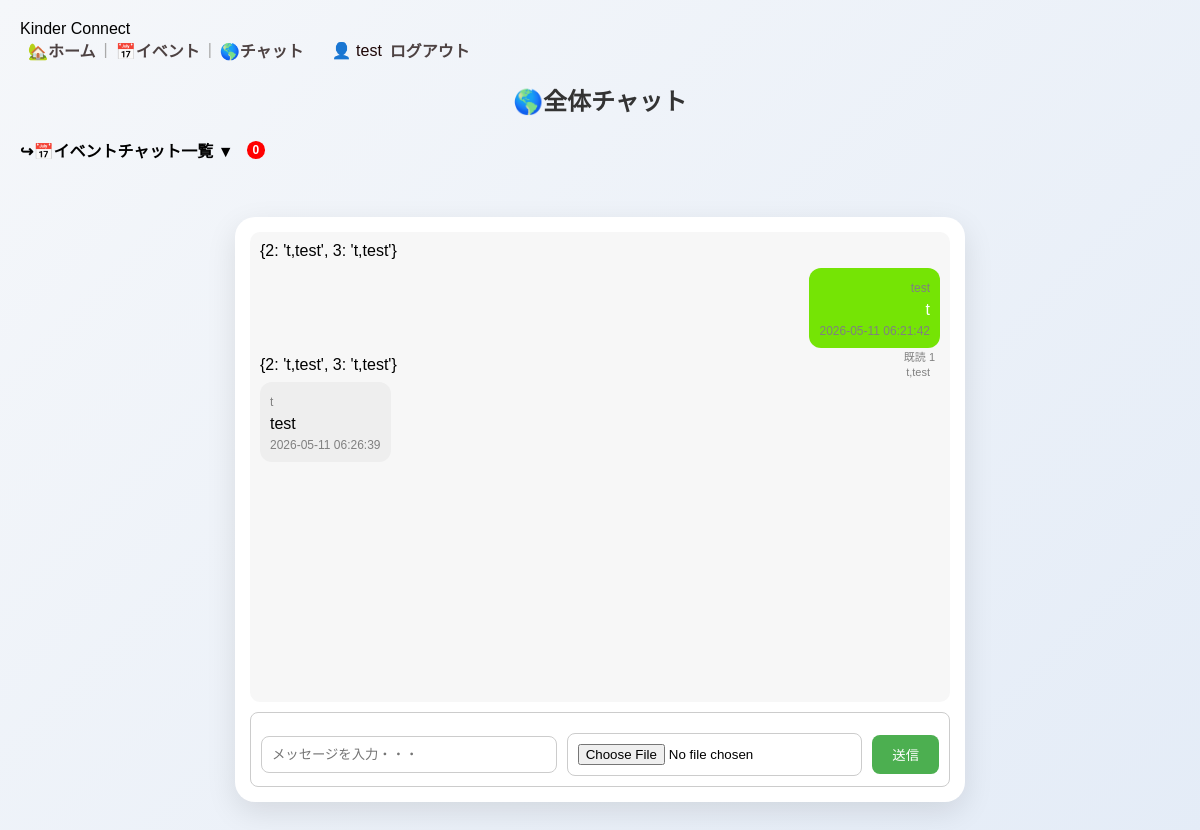
The page /chat (signed in) on the database its author committed.
### tables this page shows
CREATE TABLE messages (
              id INTEGER PRIMARY KEY AUTOINCREMENT,
              user_id INTEGER,
              event_id INTEGER,
              content TEXT,
              created_at DATETIME DEFAULT CURRENT_TIMESTAMP,
              image_path TEXT
              );

CREATE TABLE users (
               id INTEGER PRIMARY KEY AUTOINCREMENT,
               username TEXT,
               password TEXT
               );

### app.py (the view, shortened to what this page needs)
@app.route("/chat")
def global_chat():
    conn=get_db()
    c=conn.cursor()
    c.execute("""
        SELECT messages.id,messages.content,users.username,messages.created_at,messages.image_path
        FROM messages
        JOIN users ON messages.user_id=users.id
        WHERE event_id IS NULL
        ORDER BY messages.created_at ASC
    """)
    messages=c.fetchall()
    for msg in messages:
        print(msg)
    user=session.get("user")
    for msg in messages:
        c.execute("""
                INSERT OR IGNORE INTO message_reads (message_id,username)
                  VALUES (?,?)
                  """,(msg[0],user))
    conn.commit()
    c.execute("""
            SELECT message_id,COUNT(*)-1 as read_count
            FROM message_reads
            GROUP BY message_id
        """)
    read_date=c.fetchall()
    read_counts={row[0]:row[1] for row in read_date}
    c.execute("""
    SELECT message_id, GROUP_CONCAT(username)
    FROM message_reads
    GROUP BY message_id
    """)
    read_users_raw=c.fetchall()
    read_users={
        row[0]:row[1]
        for row in read_users_raw
    }
    c.execute("SELECT id, title FROM events")
    events=c.fetchall()
    event_unreads={}
    c.execute("SELECT id,title FROM events")
    events=c.fetchall()
    total_event_unreads=sum(event_unreads.values())
    conn.close()
    return render_template(
        "chat.html",
        messages=messages,
        event_id=None,
        events=events,
        read_counts=read_counts,
        event_unreads=event_unreads,
        total_event_unreads=total_event_unreads,
        read_users=read_users)

### app.py (called while the page is built)
def get_db():
    return sqlite3.connect(db_path)

### templates/chat.html (shortened to what this page needs)
<!DOCTYPE html>
<html>
    <head>
        <link rel="stylesheet" href="{{ url_for('static', filename='style.css') }}">
    </head>
    <body>
        <div class="navbar">
            <div class="nav-left">Kinder Connect</div>
            <div class="nav-right">
                <a href="/home">🏡ホーム</a>
                <span class="divider">|</span>
                <a href="/events">📅イベント</a>
                <span class="divider">|</span>
                <a href="/chat">🌎チャット</a>
                <span class="user">👤 {{session["user"]}}</span>
                <a href="/logout" class="logout">ログアウト</a>
            </div>
        </div>
        <h2>
            {% if event_id is none %}
               🌎全体チャット
            {% else %}
               📅イベントチャット
            {% endif %}
        </h2>
        {% if event_id is none %}
            <div class="event-toggle" onclick="toggleEvents()">
                <h4>↪📅イベントチャット一覧 ▼
                    <span class="badge" id="total-event-badge">
                        {{ total_event_unreads }}
                    </span>
                </h4>
            </div>
        {% endif %}
        <div class="chat-container">
            <div id="chat-box">
                {% for msg in messages %}
                    {{read_users}}
                    <div class="message {% if msg[2] == session['user'] %}my-msg{% else %}other-msg{% endif %}">
                        <span class="name">{{msg[2]}}</span>
                        <p>{{msg[1]}}</p>
                        <span class="time">{{ msg[3] }}</span>
                        {% if msg[2] == session["user"] %}
                            <span class="read-count">
                                既読 {{ read_counts.get(msg[0],0) }}
                            </span>
                            <div class="read-users">
                                {{ read_users.get(msg[0],"") }}
                            </div>
                        {% endif %}
                    </div>
                {% endfor %}
            </div>
            <form method="POST" action="/send_message" class="chat-input" enctype="multipart/form-data">
                <input type="text" name="content" placeholder="メッセージを入力・・・">
                <input type="file" name="image">
                <button type="submit" class="chat-input button">送信</button>
            </form>
        </div>
    </body>
</html>

### static/style.css (style rules this page uses)
body { font-family:Arial,sans-serif; background:#f4f6f8; margin:0; padding:20px; background:linear-gradient(135deg,#f5f7fa,#e4ecf7) }
h2 { text-align:center; margin-bottom:20px; color:#333; }
.navbar { position:sticky; top:0; z-index:1000; }
.nav-right { display:flex; align-items:center; }
.nav-right a { color:rgb(77, 66, 66); text-decoration:none; margin:0 8px; font-weight:bold; }
.divider { color:#aaa; }
.badge { background:red; color:white; border-radius:50%; padding:2px 6px; font-size:12px; margin-left:5px; animation:pulse 1.5s infinite; }
.user { margin-left:20px; color:#1d0606; }
.logout { margin-left:10px; color:#ff6b6b; }
input,textarea { width:100%; padding:10px; margin-top:10px; border-radius:8px; border:1px solid #ccc; }
a { display:block; text-align:center; margin-top:15px; text-decoration:none; color:#007BFF; }
.event-toggle { cursor:pointer; font-weight:bold; margin:10px 0; }
.event-toggle h4 { display:flex; align-items:center; gap:8px; }
.chat-container { max-width:700px; margin:20px auto; background:white; border-radius:20px; box-shadow:0 10px 30px rgba(0,0,0,0.1); padding:15px; margin-top:55px; }
#chat-box { height:450px; overflow-y:scroll; padding:10px; background:#f7f7f7; border-radius:10px; display:flex; flex-direction:column; }
.chat-input { display:flex; align-items:center; padding:10px; color:black; background:white; border:1px solid #ccc; border-radius:8px; gap:10px; margin-top:10px; position:sticky; bottom:0; }
.chat-input input { flex:1; min-width:0; padding:10px; color:block; background:white; border:1px solid #ccc; border-radius:8px; }
.chat-input button { padding:10px 20px; background:#4CAF50; color:white; border:none; border-radius:8px; white-space:nowrap; width:auto; flex-shrink:0; }
.message { position:relative; max-width:70%; padding:10px; border-radius:12px; margin:8px 0; }
.time { display:block; font-size:12px; color:gray; margin-top:5px; }
.read-count { position:absolute; right:5px; bottom:-16px; font-size:11px; color:gray; }
.read-users { position:absolute; right:10px; bottom:-30px; font-size:11px; color:gray; margin-top:3px; }
.message p { margin:5px 0 0 0; }
.my-msg { position:relative; padding:10px; border-radius:12px; align-self:flex-end; margin-left:auto; background:#75e405; color:white; margin-left:auto; text-align:right; }
.other-msg { align-self:flex-start; background:#eee; margin-right:auto; }
.name { font-size:12px; color:gray; }

### rows shown on the page
messages: read_users "{2: 't,test', 3: 't,test'}", username "test", content "t", created_at "2026-05-11 06:21:42", get "1", get "t,test"
messages: read_users "{2: 't,test', 3: 't,test'}", username "t", content "test", created_at "2026-05-11 06:26:39"

### other values the page prints
{{ session["user"] }} "test"
{{ total_event_unreads }} "0"
